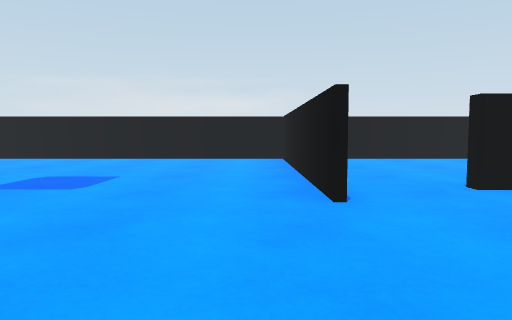
view 1 (above)

18 first-person views from a walk through a scene from a Unity 3-D project. The camera is 0.58 m above the floor, tilts 4° down and sees 70° across. The floor is counted in squares, 1 m on a side. Each view is taken from the middle of a square. On the plan, view 1 faces up. The plan holds only what a view shows up to about 10 squares ahead; the rest is blank. The place goes on beyond the plan. The player character is not drawn.

view 2
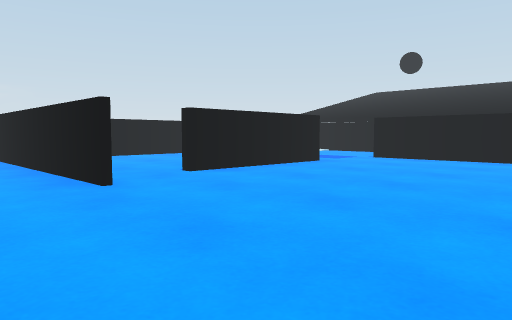

view 3
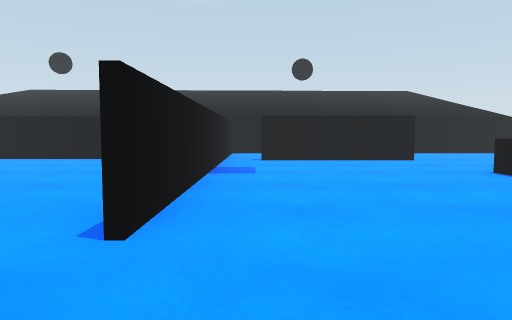

view 4
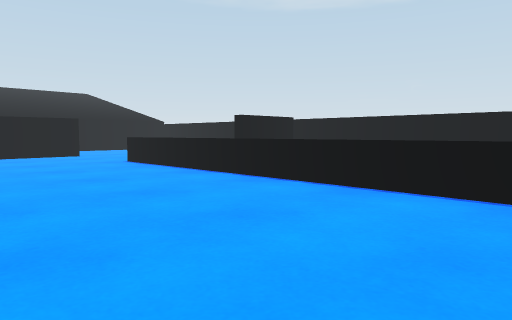

view 5
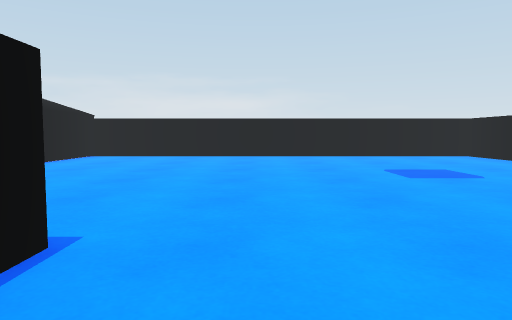

view 6
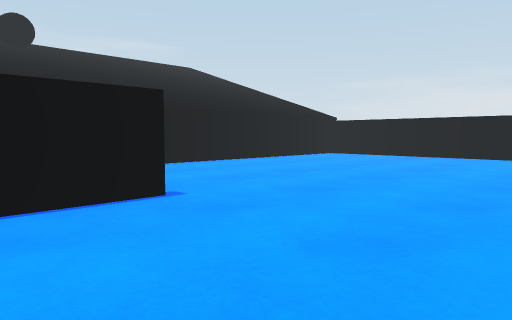

view 7
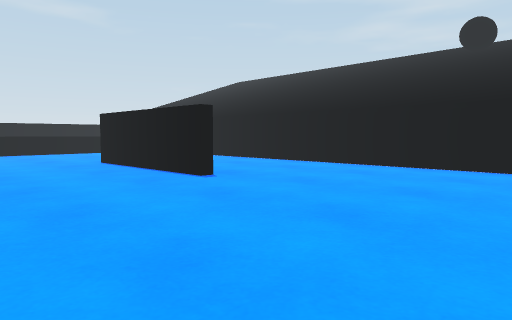

view 8
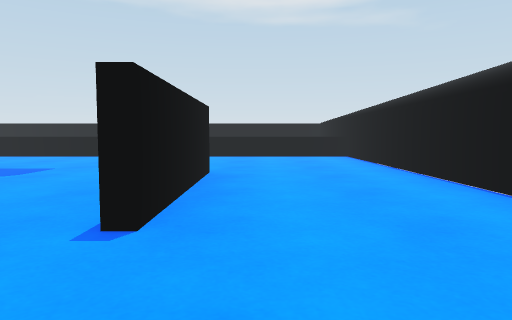

view 9
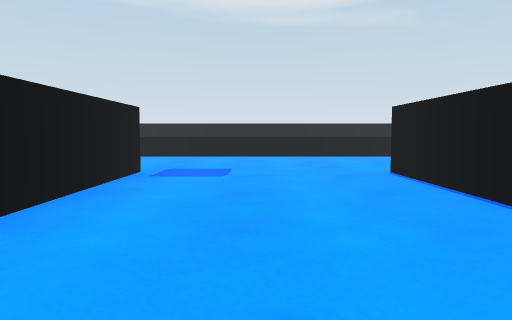

view 10
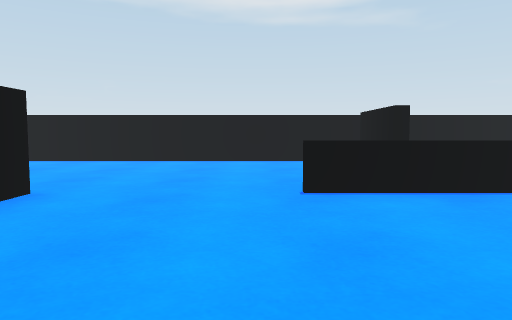

view 11
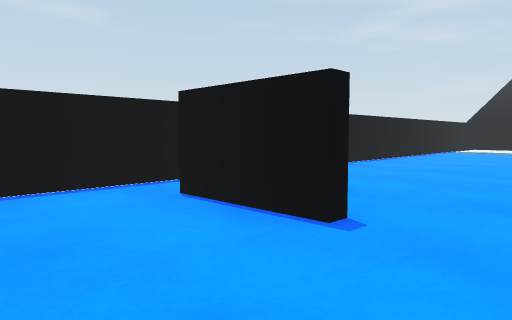

view 12
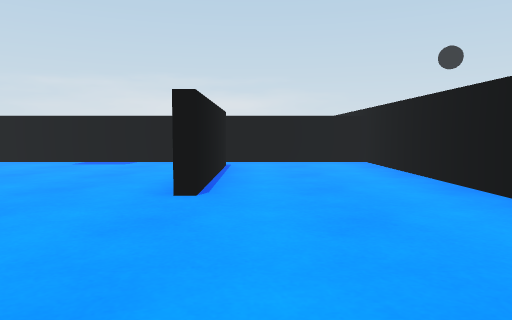

view 13
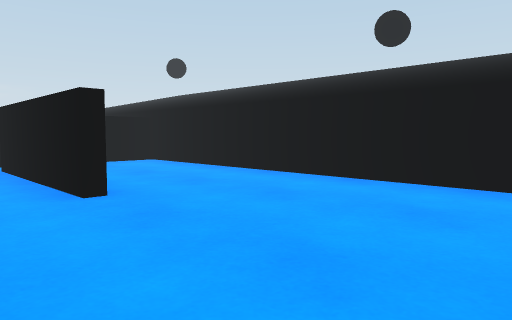

view 14
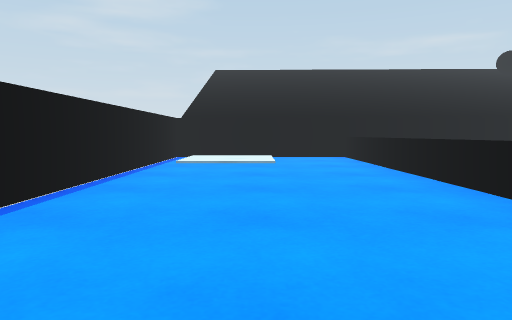

view 15
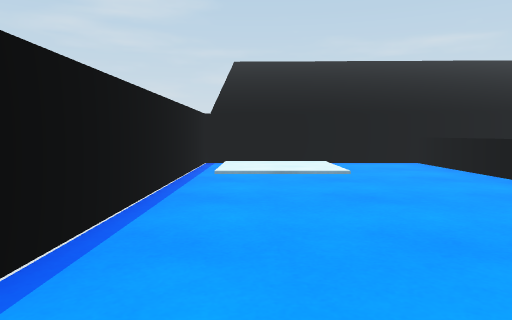

view 16
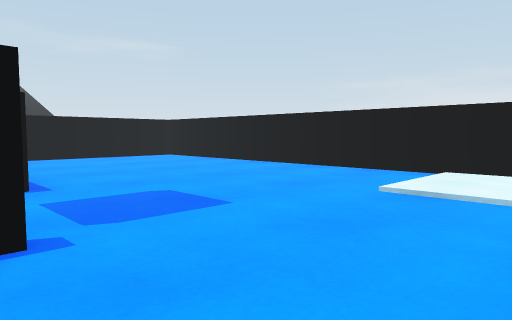

view 17
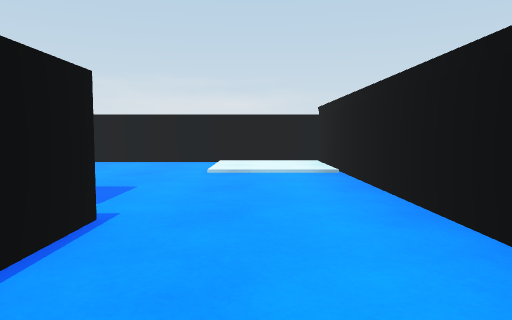

view 18
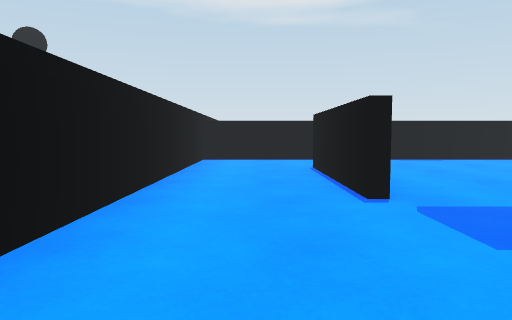

### Floor plan
Ten units are one square. View 1 is at (0, 0); x grows to the right and y downward. Boxes are objects, and circles mark ways between rooms. Rooms are numbered by the first view taken in them; rooms with no view inside come last. Other rooms are left out.
<svg viewBox="-100 -93 209 208">
<path fill="none" stroke="#000" d="M7 -31 6 -88M-22 28 -22 -5M-61 -9 -61 26M25 22 56 22M-63 26 -63 -9M58 -38 23 -38M11 -87 -94 -87 -94 70M69 23 9 23M77 -5 77 -25M72 66 72 31M-95 66 46 66M103 93 103 21M74 33 74 66M30 83 30 101M104 23 69 23M30 110 100 110M-94 70 -94 110 30 110M28 101 28 83M-31 67 -95 67M79 -35 79 -1M77 -25 77 -35M8 -81 8 -51M75 22 104 22M103 21 103 -87 11 -87"/>
<circle cx="55" cy="65" r="3" fill="#2a7"/>
<circle cx="70" cy="30" r="3" fill="#2a7"/>
<circle cx="20" cy="-40" r="3" fill="#2a7"/>
<circle cx="65" cy="-35" r="3" fill="#2a7"/>
<circle cx="80" cy="5" r="3" fill="#2a7"/>
<circle cx="30" cy="100" r="3" fill="#2a7"/>
<circle cx="30" cy="80" r="3" fill="#2a7"/>
<text x="-20" y="-10">1</text>
<text x="80" y="70">2</text>
<text x="-40" y="90">3</text>
<text x="70" y="-50">4</text>
</svg>
Room 1 opens to room 2. Room 1 opens to room 4. Room 2 opens to room 3.

Where each view was taken, in squares from view 1:
view 1: 0 up, 0 right, facing up
view 2: 1 down, 1 left, facing up-right
view 3: 3 down, 1 left, facing right
view 4: 3 down, 3 left, facing down-right
view 5: 1 down, 5 left, facing up
view 6: 1 down, 3 left, facing up-left
view 7: 5 up, 3 left, facing down-left
view 8: 3 up, 7 left, facing down
view 9: 3 up, 4 left, facing down
view 10: 3 down, 5 right, facing down
view 11: 7 down, 5 right, facing down-left
view 12: 10 down, 8 right, facing up
view 13: 10 down, 6 right, facing up-right
view 14: 9 down, 0 right, facing left
view 15: 10 down, 2 left, facing left
view 16: 3 up, 10 right, facing up-left
view 17: 1 up, 9 right, facing up
view 18: 7 up, 9 right, facing down
